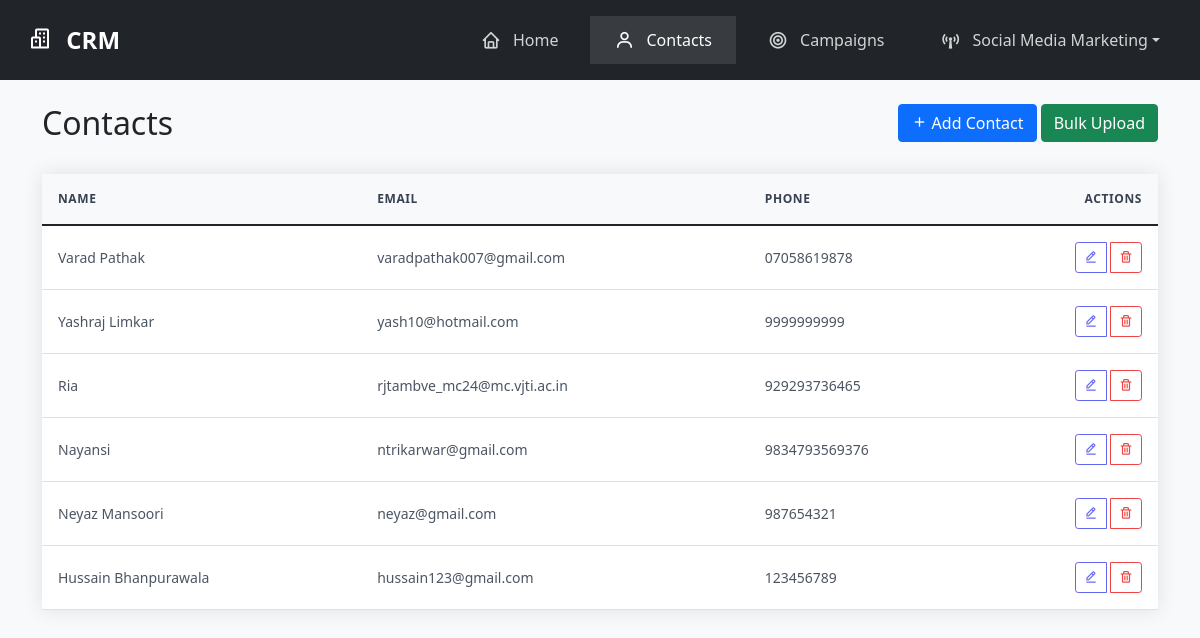
The page /contacts/ on the database as committed earlier.
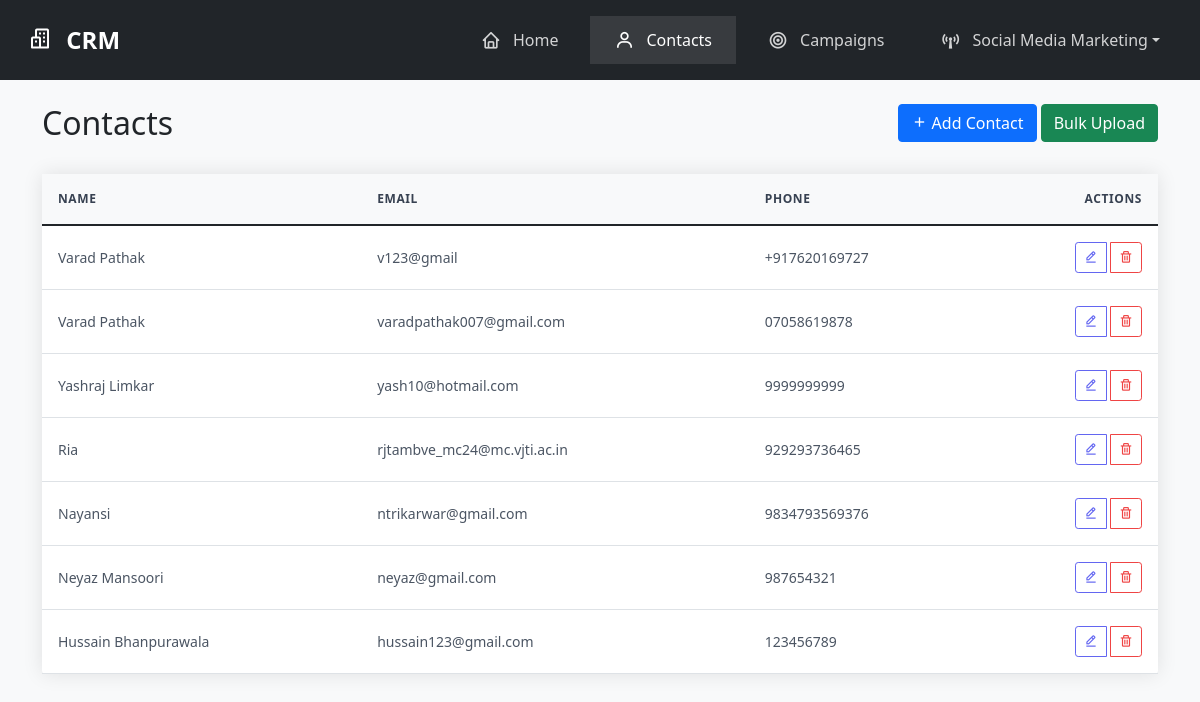
The same page on the database as committed later.
### core/models.py (models this page shows, shortened)
class Contact(models.Model):
    name = models.CharField(max_length=100)
    email = models.EmailField(unique=True)
    phone = models.CharField(max_length=20)
    created_at = models.DateTimeField(auto_now_add=True)
    updated_at = models.DateTimeField(auto_now=True)

### core/views.py (the view)
# urls.py: path('contacts/', views.ContactListView.as_view(), name='contact_list'),
class ContactListView(ListView):
    model = Contact
    template_name = 'core/contact_list.html'
    context_object_name = 'contacts'
    ordering = ['-created_at']
    def get_context_data(self, **kwargs):
        context = super().get_context_data(**kwargs)
        context['bulk_form'] = BulkContactForm()
        return context

### core/templates/core/contact_list.html (shortened to what this page needs)
{% extends 'core/base.html' %}
{% load static %}
{% block content %}
<div class="container mt-4">
    <div class="row mb-4">
        <div class="col">
            <h2>Contacts</h2>
        </div>
        <div class="col-auto">
            <a href="{% url 'core:contact_create' %}" class="btn btn-primary">
                <i class="bx bx-plus"></i> Add Contact
            </a>
            <button type="button" class="btn btn-success" data-bs-toggle="modal" data-bs-target="#bulkUploadModal">
                Bulk Upload
            </button>
        </div>
    </div>
    <div class="card">
        <div class="card-body p-0">
            <div class="table-responsive">
                <table class="table table-hover mb-0">
                    <thead>
                        <tr>
                            <th>Name</th>
                            <th>Email</th>
                            <th>Phone</th>
                            <th class="text-end">Actions</th>
                        </tr>
                    </thead>
                    <tbody>
                        {% for contact in contacts %}
                        <tr>
                            <td>{{ contact.name }}</td>
                            <td>{{ contact.email }}</td>
                            <td>{{ contact.phone }}</td>
                            <td class="text-end">
                                <div class="btn-group">
                                    <a href="{% url 'core:contact_update' contact.pk %}" class="btn btn-sm btn-outline-primary">
                                        <i class="bx bx-edit-alt"></i>
                                    </a>
                                    <a href="{% url 'core:contact_delete' contact.pk %}" class="btn btn-sm btn-outline-danger">
                                        <i class="bx bx-trash"></i>
                                    </a>
                                </div>
                            </td>
                        </tr>
                        {% endfor %}
                    </tbody>
                </table>
            </div>
        </div>
    </div>
</div>
{% endblock %}

### core/templates/core/base.html (shortened to what this page needs)
{% load static %}
<!DOCTYPE html>
<html lang="en">
  <head>
    <link
      href="https://cdn.jsdelivr.net/npm/bootstrap@5.1.3/dist/css/bootstrap.min.css"
      rel="stylesheet"
    />
    <link
      href="https://unpkg.com/boxicons@2.1.4/css/boxicons.min.css"
      rel="stylesheet"
    />
  </head>
  <body>
    <nav class="navbar navbar-expand-lg navbar-dark">
      <div class="container-fluid">
        <a class="navbar-brand" href="{% url 'core:home' %}">
          <i class="bx bx-buildings"></i>
          CRM
        </a>
        <div class="collapse navbar-collapse" id="navbarNav">
          <ul class="navbar-nav ms-auto">
            <li class="nav-item">
              <a
                class="nav-link {% if request.path == '/' %}active{% endif %}"
                href="{% url 'core:home' %}"
              >
                <i class="bx bx-home"></i>
                Home
              </a>
            </li>
            <li class="nav-item">
              <a
                class="nav-link {% if '/contacts/' in request.path %}active{% endif %}"
                href="{% url 'core:contact_list' %}"
              >
                <i class="bx bx-user"></i>
                Contacts
              </a>
            </li>
            <li class="nav-item">
              <a
                class="nav-link {% if '/campaigns/' in request.path %}active{% endif %}"
                href="{% url 'core:campaign_list' %}"
              >
                <i class="bx bx-bullseye"></i>
                Campaigns
              </a>
            </li>
            <li class="nav-item dropdown">
              <a
                class="nav-link dropdown-toggle {% if '/email-marketing/' in request.path or '/whatsapp-marketing/' in request.path or '/facebook-marketing/' in request.path %}active{% endif %}"
                href="#"
                id="navbarDropdown"
                role="button"
                data-bs-toggle="dropdown"
                aria-expanded="false"
              >
                <i class="bx bx-broadcast"></i>
                Social Media Marketing
              </a>
            </li>
          </ul>
        </div>
      </div>
    </nav>
    <main class="main-content">{% block content %} {% endblock %}</main>
  </body>
</html>

### core/templates/core/base.html (style rules this page uses)
body { background-color: #f8f9fa; }
.navbar { background-color: #212529 !important; padding: 1rem 0; }
.navbar-brand { font-weight: 600; font-size: 1.5rem; color: #fff !important; padding-left: 1rem; }
.navbar-brand i { margin-right: 0.5rem; }
.nav-link { font-weight: 500; padding: 0.75rem 1.5rem !important; color: rgba(255, 255, 255, 0.8) !important; display: flex; align-items: center; }
.nav-link.active { color: #fff !important; background-color: rgba(255, 255, 255, 0.1); }
.nav-link i { margin-right: 0.75rem; font-size: 1.25rem; }
.navbar-nav { padding: 0.5rem 0; }
@media (min-width: 992px) { .navbar-nav { padding: 0; } }
@media (min-width: 992px) { .nav-link { margin: 0 0.25rem; } }

### core/templates/core/contact_list.html (style rules this page uses)
.card { border: none; box-shadow: 0 0 20px rgba(0,0,0,0.1); }
.table { margin-bottom: 0; }
.table th { border-top: none; background-color: #f8f9fa; font-weight: 600; color: #374151; text-transform: uppercase; font-size: 0.75rem; letter-spacing: 0.05em; padding: 1rem; }
.table td { padding: 1rem; vertical-align: middle; color: #4b5563; font-size: 0.875rem; }
.btn-group { gap: 0.25rem; }
.btn-sm { padding: 0.25rem 0.5rem; }
.btn-outline-primary { color: #6366f1; border-color: #6366f1; }
.btn-outline-danger { color: #ef4444; border-color: #ef4444; }

Rows that differ between the two databases and show on the page:
added Contact: name "Varad Pathak", email "v123@gmail", phone "+917620169727"
